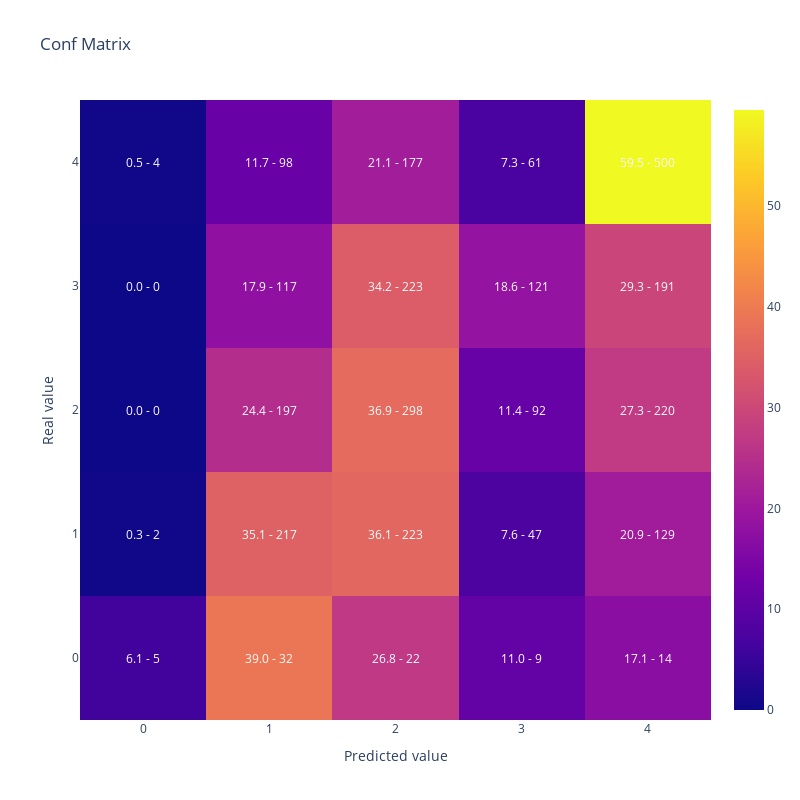

The notebook cell this image was saved under:
### Code cell
#Muestro la matriz de confusión
display(plot_confusion_matrix(y_test,y_pred))

### Figure 1 — Plotly figure (JSON) as saved in the notebook; plotly's stock layout.template omitted (floating-point values rounded to 4 significant figures)
{"data": [{"type": "heatmap", "x": [0, 1, 2, 3, 4], "y": [0, 1, 2, 3, 4], "z": [[6.098, 39.02, 26.83, 10.98, 17.07], [0.3236, 35.11, 36.08, 7.605, 20.87], [0.0, 24.41, 36.93, 11.4, 27.26], [0.0, 17.94, 34.2, 18.56, 29.29], [0.4762, 11.67, 21.07, 7.262, 59.52]]}], "layout": {"annotations": [{"font": {"color": "white"}, "showarrow": false, "text": "6.1 - 5", "x": 0, "xref": "x", "y": 0, "yref": "y"}, {"font": {"color": "white"}, "showarrow": false, "text": "39.0 - 32", "x": 1, "xref": "x", "y": 0, "yref": "y"}, {"font": {"color": "white"}, "showarrow": false, "text": "26.8 - 22", "x": 2, "xref": "x", "y": 0, "yref": "y"}, {"font": {"color": "white"}, "showarrow": false, "text": "11.0 - 9", "x": 3, "xref": "x", "y": 0, "yref": "y"}, {"font": {"color": "white"}, "showarrow": false, "text": "17.1 - 14", "x": 4, "xref": "x", "y": 0, "yref": "y"}, {"font": {"color": "white"}, "showarrow": false, "text": "0.3 - 2", "x": 0, "xref": "x", "y": 1, "yref": "y"}, {"font": {"color": "white"}, "showarrow": false, "text": "35.1 - 217", "x": 1, "xref": "x", "y": 1, "yref": "y"}, {"font": {"color": "white"}, "showarrow": false, "text": "36.1 - 223", "x": 2, "xref": "x", "y": 1, "yref": "y"}, {"font": {"color": "white"}, "showarrow": false, "text": "7.6 - 47", "x": 3, "xref": "x", "y": 1, "yref": "y"}, {"font": {"color": "white"}, "showarrow": false, "text": "20.9 - 129", "x": 4, "xref": "x", "y": 1, "yref": "y"}, {"font": {"color": "white"}, "showarrow": false, "text": "0.0 - 0", "x": 0, "xref": "x", "y": 2, "yref": "y"}, {"font": {"color": "white"}, "showarrow": false, "text": "24.4 - 197", "x": 1, "xref": "x", "y": 2, "yref": "y"}, {"font": {"color": "white"}, "showarrow": false, "text": "36.9 - 298", "x": 2, "xref": "x", "y": 2, "yref": "y"}, {"font": {"color": "white"}, "showarrow": false, "text": "11.4 - 92", "x": 3, "xref": "x", "y": 2, "yref": "y"}, {"font": {"color": "white"}, "showarrow": false, "text": "27.3 - 220", "x": 4, "xref": "x", "y": 2, "yref": "y"}, {"font": {"color": "white"}, "showarrow": false, "text": "0.0 - 0", "x": 0, "xref": "x", "y": 3, "yref": "y"}, {"font": {"color": "white"}, "showarrow": false, "text": "17.9 - 117", "x": 1, "xref": "x", "y": 3, "yref": "y"}, {"font": {"color": "white"}, "showarrow": false, "text": "34.2 - 223", "x": 2, "xref": "x", "y": 3, "yref": "y"}, {"font": {"color": "white"}, "showarrow": false, "text": "18.6 - 121", "x": 3, "xref": "x", "y": 3, "yref": "y"}, {"font": {"color": "white"}, "showarrow": false, "text": "29.3 - 191", "x": 4, "xref": "x", "y": 3, "yref": "y"}, {"font": {"color": "white"}, "showarrow": false, "text": "0.5 - 4", "x": 0, "xref": "x", "y": 4, "yref": "y"}, {"font": {"color": "white"}, "showarrow": false, "text": "11.7 - 98", "x": 1, "xref": "x", "y": 4, "yref": "y"}, {"font": {"color": "white"}, "showarrow": false, "text": "21.1 - 177", "x": 2, "xref": "x", "y": 4, "yref": "y"}, {"font": {"color": "white"}, "showarrow": false, "text": "7.3 - 61", "x": 3, "xref": "x", "y": 4, "yref": "y"}, {"font": {"color": "white"}, "showarrow": false, "text": "59.5 - 500", "x": 4, "xref": "x", "y": 4, "yref": "y"}], "height": 800, "title": {"text": "Conf Matrix"}, "width": 800, "xaxis": {"title": {"text": "Predicted value"}}, "yaxis": {"title": {"text": "Real value"}}}}
